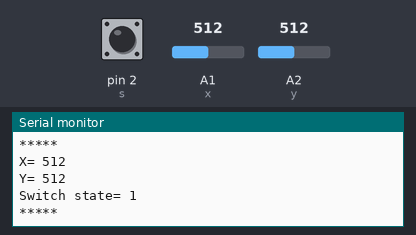
Bench run of a sketch on a simulated Arduino Uno, built with avr-gcc and run on an emulated ATmega328P. Shown: the last lines printed to the serial monitor. The inputs (shaded band) are chosen by the test bench; at power-on: A1 (x) = 512, A2 (y) = 512, pin 2 (s) HIGH.

Above: at 1.2 s.
1.3 s: A1 (x) set to 716
2.8 s: A2 (y) set to 716
At 3.46 s:
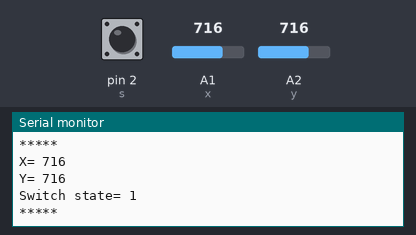
4.3 s: pin 2 (s) pulled LOW for 0.3 s
6.1 s: A2 (y) set to 0
At 6.72 s:
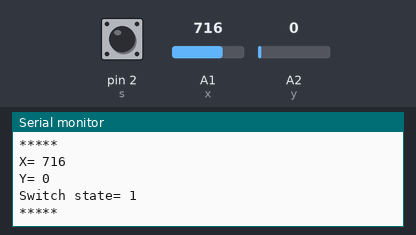
9.1 s: A1 (x) set to 0
Timing chart, 0 to 12.1 s (numbered marks = the images above; inputs shaded):
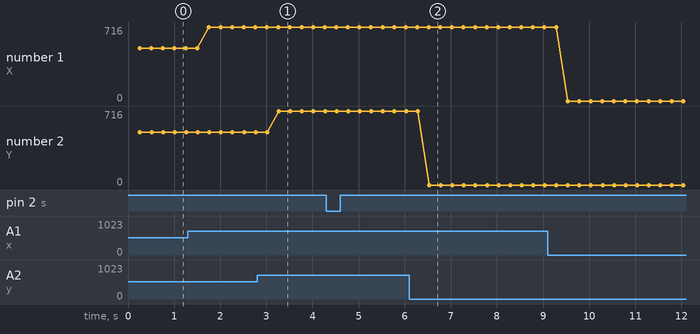

The sketch:

joystick.ino
```cpp
int x=A1;
int y=A2;
int s=2;
int xval;
int yval;
int sval;
int dt=250;
void setup() {
  // put your setup code here, to run once:
Serial.begin(9600);
pinMode(x,INPUT);
pinMode(y,INPUT);
pinMode(s,INPUT);
digitalWrite(s,HIGH);
}

void loop() {
  // put your main code here, to run repeatedly:
xval=analogRead(x);
yval=analogRead(y);
sval=digitalRead(s);
delay(dt);
Serial.print("X= ");
Serial.println(xval);
Serial.print("Y= ");
Serial.println(yval);
Serial.print("Switch state= ");
Serial.println(sval);
Serial.println("*****");
}
```

Measured:
- after the input at 2.8 s, the serial monitor: prints a new line after 0.47 s (image 1)
- after the input at 6.1 s, the serial monitor: prints a new line after 0.43 s (image 2)
- plotted number 1: 512 → 716 after the input at 1.3 s
